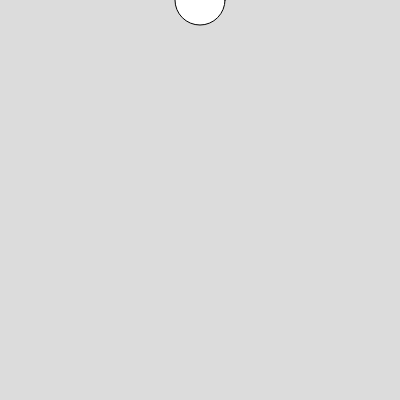
Frame 1 (no input)
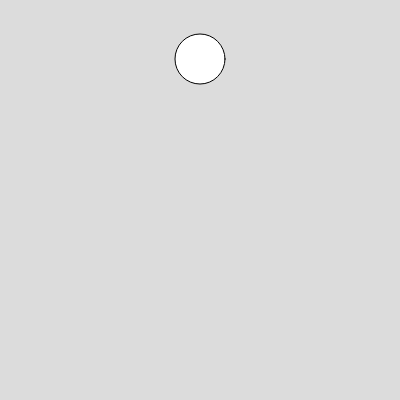
Frame 60 (no input)
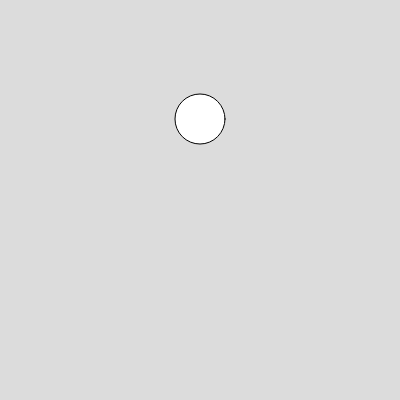
Frame 120 (the mouse pressed at the canvas centre since frame 60)

The p5.js sketch that drew these frames (run headless with seeded random() and noise() and a simulated clock; from frame 60 on, the mouse is pressed at the canvas centre):

// p5.js sketch
// ── sketch.js
let vel;
let pos;
let gravity;

function setup() {
  createCanvas(400, 400);
  vel = createVector(0, 1);
  pos = createVector(200, 0);
  gravity = createVector(0.2, 0);
}

function draw() {
  background(220);
  circle(pos.x, pos.y, 50);
  pos.add(vel);
}
